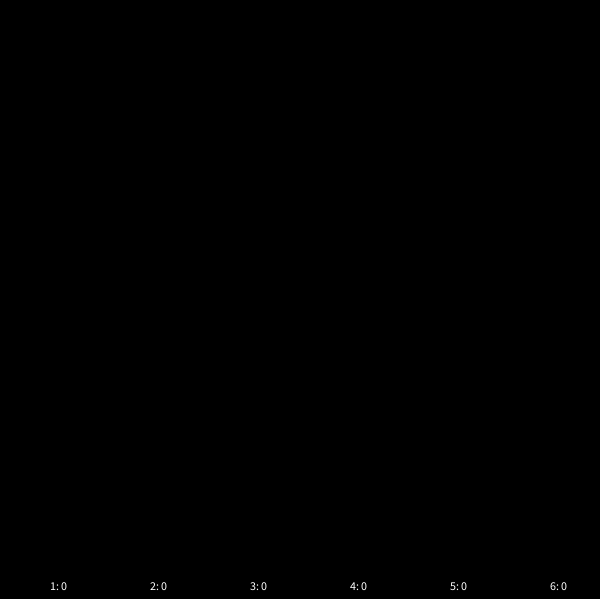
Frame 1 (no input)
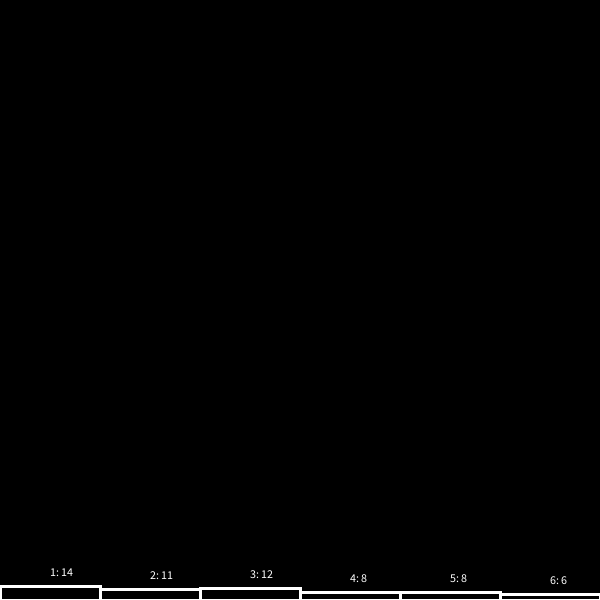
Frame 60 (the mouse pressed at the canvas centre just before this capture)
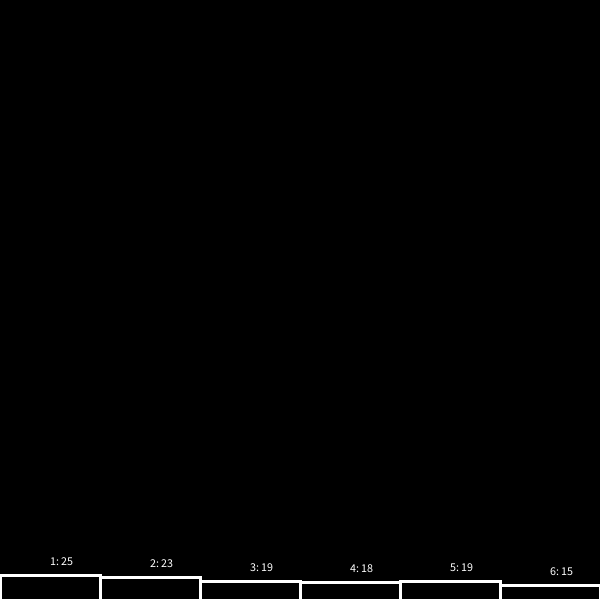
Frame 120 (the mouse held since frame 60 and released just before this capture)

The Processing sketch that drew these frames (run headless with seeded random() and noise(); from frame 60 on, the mouse is pressed at the canvas centre):

// Processing sketch: Terningkast
// ── Terningkast.pde
int ONE = 0;
int TWO = 0;
int THREE = 0;
int FOUR = 0;
int FIVE = 0;
int SIX = 0;
int kast;

void setup(){
  size(600,600);
  
  
}


void draw(){
  background(0);
  noFill();
  stroke(255);
  strokeWeight(3);
  rect(0,600,100,-ONE);
  rect(100,600,100,-TWO);
  rect(200,600,100,-THREE);
  rect(300,600,100,-FOUR);
  rect(400,600,100,-FIVE);
  rect(500,600,100,-SIX);
  

  text("1: "+ONE,50,590-ONE);
  text("2: "+TWO,150,590-TWO);
  text("3: "+THREE,250,590-THREE);
  text("4: "+FOUR,350,590-FOUR);
  text("5: "+FIVE,450,590-FIVE);
  text("6: "+SIX,550,590-SIX);
  
kast = int(random(1,7));

if (kast ==1){
 ONE++; 
} else if (kast == 2){
 TWO++;
} else if (kast == 3){
 THREE++;
}  else if (kast == 4){
 FOUR++;
}  else if (kast == 5){
 FIVE++;
}  else if (kast == 6){
 SIX++;
}

}
